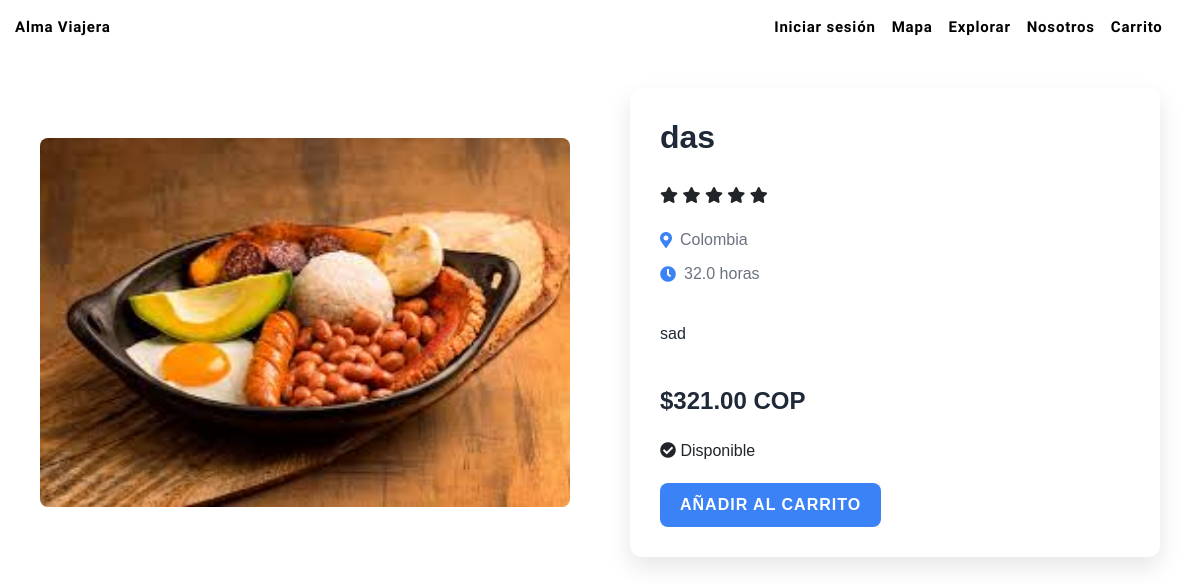
The page /item/5/ on the database its author committed.
### apps/catalog/models.py (models this page shows, shortened)
class Item(models.Model):
    id = models.AutoField(primary_key=True)
    nombre = models.CharField(max_length=255)
    descripcion = models.TextField()
    precio = models.DecimalField(max_digits=10, decimal_places=2)
    categoria = models.ForeignKey(Categoria, on_delete=models.CASCADE, related_name="items")
    ubicacion = models.CharField(max_length=255, blank=True, null=True)
    imagen = models.ImageField(upload_to="items/", blank=True, null=True)
    tiempo = models.DecimalField(max_digits=4, decimal_places=1, null=True)
    disponibilidad = models.BooleanField(default=True)  # tours/actividades
    stock = models.PositiveIntegerField(blank=True, null=True)  # souvenirs
    vendedor = models.ForeignKey(
        settings.AUTH_USER_MODEL,          # modelo de usuario
        on_delete=models.CASCADE,
        related_name="items_publicados",
    )

### apps/catalog/views.py (the view)
# urls.py: path('item/<int:pk>/', ItemDetailView.as_view(), name='item_detail'),
class ItemDetailView(DetailView):
    model = Item
    template_name = 'catalog/item_detail.html'  # Ruta directa sin la carpeta adicional
    context_object_name = 'item'

### apps/catalog/templates/catalog/item_detail.html (shortened to what this page needs)
{% extends 'base.html' %}
{% load static %}
{% block content %}
<link rel="stylesheet" href="{% static 'css/item_detail.css' %}">
<link href="https://cdnjs.cloudflare.com/ajax/libs/font-awesome/5.15.4/css/all.min.css" rel="stylesheet">
<div class="product-container">
    <div class="product-image">
        <img src="{{ item.imagen.url }}" alt="{{ item.nombre }}">
    </div>
    <div class="product-details-container">
        <div class="product-details">
            <h1 class="product-title">{{ item.nombre }}</h1>
            <div class="product-rating">
                <i class="fas fa-star"></i>
                <i class="fas fa-star"></i>
                <i class="fas fa-star"></i>
                <i class="fas fa-star"></i>
                <i class="fas fa-star"></i>
            </div>
            <div class="product-info">
                <div class="info-item">
                    <i class="fas fa-map-marker-alt"></i>
                    <span>{{ item.ubicacion }}</span>
                </div>
                <div class="info-item">
                    <i class="fas fa-clock"></i>
                    <span>{{ item.tiempo }} horas</span>
                </div>
            </div>
            <p class="product-description">
                {{ item.descripcion }}
            </p>
            <div class="product-price">
                <span class="price-value">${{ item.precio }}</span>
                <span class="price-currency">COP</span>
            </div>
            <div class="product-availability">
                {% if item.disponibilidad %}
                    <i class="fas fa-check-circle"></i>
                    <span>Disponible</span>
                {% else %}
                    <i class="fas fa-times-circle"></i>
                    <span>No Disponible</span>
                {% endif %}
            </div>
            <form action="{% url 'cart:agregar_al_carrito' item.id %}" method="post">
                <button type="submit" class="add-to-cart-button">Añadir al Carrito</button>
            </form>
        </div>
    </div>
</div>
{% endblock %}

### static/css/home.css (style rules this page uses)
:root { --primary-color: #ffffff; --secondary-color: #333333; --accent-color: #4CAF50; --font-family: 'Montserrat', sans-serif; }
html, body { margin: 0; padding: 0; width: 100%; height: 100%; overflow-x: hidden; }
body { font-family: var(--font-family); }

### static/css/auth.css (style rules this page uses)
:root { --av-bg: #f8fafc; --av-card-bg: #ffffff; --av-text: #0f172a; --av-muted: #64748b; --av-border: #e5e7eb; --av-ring: #3b82f6; --av-primary: #2563eb; --av-primary-900: #1d4ed8; --av-radius-lg: 16px; --av-radius-md: 12px; --av-shadow-sm: 0 2px 10px rgba(2, 6, 23, 0.05); --av-shadow-lg: 0 12px 30px rgba(2, 6, 23, 0.08); }

### static/css/item_detail.css (style rules this page uses)
:root { --primary-color: #3b82f6; --secondary-color: #2563eb; --background-color: #ffffff; --text-color: #1f2937; --light-text-color: #6b7280; --border-color: #e5e7eb; --star-color: #f59e0b; }
body { font-family: 'Poppins', sans-serif; background-color: var(--background-color); margin: 0; padding: 0; }
.product-container { display: flex; flex-direction: row; gap: 20px; align-items: center; padding: 20px; }
.product-image { flex: 1; display: flex; justify-content: center; background-color: var(--background-color); padding: 20px; }
.product-image img { width: 100%; max-width: 600px; height: auto; border-radius: 8px; object-fit: cover; }
.product-details-container { flex: 1; display: flex; justify-content: center; padding: 20px; }
.product-details { max-width: 900px; width: 100%; background-color: #ffffff; border-radius: 12px; box-shadow: 0 10px 25px rgba(0, 0, 0, 0.1); padding: 30px; display: flex; flex-direction: column; gap: 20px; }
.product-title { font-size: 2rem; font-weight: 700; color: var(--text-color); }
.product-price { font-size: 1.5rem; font-weight: 700; color: var(--text-color); }
.add-to-cart-button { background-color: var(--primary-color); color: #ffffff; padding: 10px 20px; border: none; border-radius: 8px; font-size: 1rem; font-weight: 600; cursor: pointer; transition: background-color 0.3s ease, transform 0.2s ease; text-transform: uppercase; letter-spacing: 1px; }
.product-info { display: flex; flex-direction: column; gap: 10px; margin-bottom: 15px; }
.info-item { display: flex; align-items: center; gap: 8px; color: var(--light-text-color); font-size: 1rem; }
.info-item i { color: var(--primary-color); }
.product-description { color: var(--text-color); font-size: 1rem; line-height: 1.6; }

### rows shown on the page
Item: imagen (picture), nombre "das", ubicacion "Colombia", tiempo "32.0", descripcion "sad", precio "321.00"
